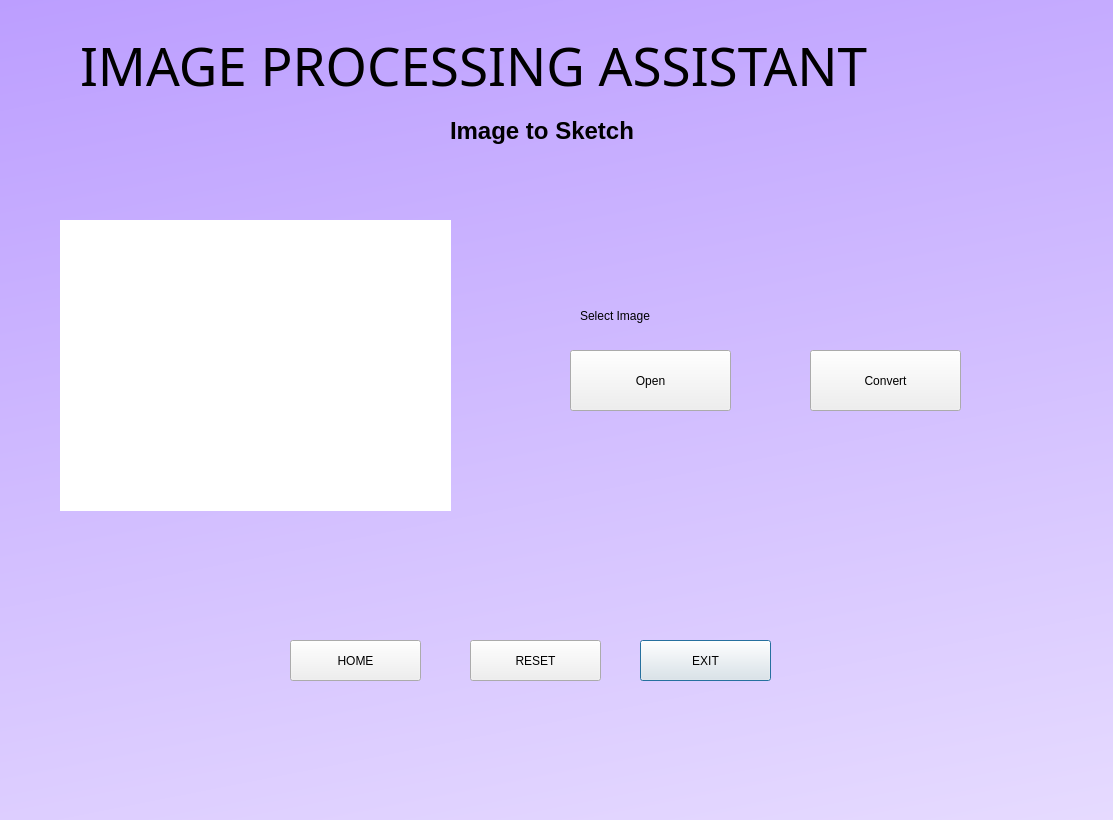
<?xml version="1.0" encoding="UTF-8"?>
<ui version="4.0">
 <class>Dialog</class>
 <widget class="QDialog" name="Dialog">
  <property name="geometry">
   <rect>
    <x>0</x>
    <y>0</y>
    <width>1113</width>
    <height>820</height>
   </rect>
  </property>
  <property name="windowTitle">
   <string>Dialog</string>
  </property>
  <widget class="QPushButton" name="exit">
   <property name="geometry">
    <rect>
     <x>640</x>
     <y>640</y>
     <width>131</width>
     <height>41</height>
    </rect>
   </property>
   <property name="styleSheet">
    <string notr="true"/>
   </property>
   <property name="text">
    <string>EXIT</string>
   </property>
  </widget>
  <widget class="QLabel" name="label">
   <property name="geometry">
    <rect>
     <x>450</x>
     <y>100</y>
     <width>351</width>
     <height>61</height>
    </rect>
   </property>
   <property name="font">
    <font>
     <pointsize>18</pointsize>
     <weight>75</weight>
     <bold>true</bold>
    </font>
   </property>
   <property name="mouseTracking">
    <bool>false</bool>
   </property>
   <property name="layoutDirection">
    <enum>Qt::LeftToRight</enum>
   </property>
   <property name="autoFillBackground">
    <bool>false</bool>
   </property>
   <property name="styleSheet">
    <string notr="true">border-radius:50px;</string>
   </property>
   <property name="text">
    <string>Image to Sketch</string>
   </property>
  </widget>
  <widget class="QPushButton" name="pushButton_8">
   <property name="geometry">
    <rect>
     <x>470</x>
     <y>640</y>
     <width>131</width>
     <height>41</height>
    </rect>
   </property>
   <property name="styleSheet">
    <string notr="true"/>
   </property>
   <property name="text">
    <string>RESET</string>
   </property>
  </widget>
  <widget class="QLabel" name="label_2">
   <property name="geometry">
    <rect>
     <x>80</x>
     <y>0</y>
     <width>1051</width>
     <height>131</height>
    </rect>
   </property>
   <property name="font">
    <font>
     <family>Cooper Black</family>
     <pointsize>40</pointsize>
     <weight>50</weight>
     <italic>false</italic>
     <bold>false</bold>
    </font>
   </property>
   <property name="mouseTracking">
    <bool>false</bool>
   </property>
   <property name="layoutDirection">
    <enum>Qt::LeftToRight</enum>
   </property>
   <property name="autoFillBackground">
    <bool>false</bool>
   </property>
   <property name="styleSheet">
    <string notr="true">border-radius:50px;
font: 40pt &quot;Cooper Black&quot;;


</string>
   </property>
   <property name="text">
    <string>IMAGE PROCESSING ASSISTANT</string>
   </property>
  </widget>
  <widget class="QPushButton" name="home">
   <property name="geometry">
    <rect>
     <x>290</x>
     <y>640</y>
     <width>131</width>
     <height>41</height>
    </rect>
   </property>
   <property name="styleSheet">
    <string notr="true">border-color: rgb(170, 0, 255);</string>
   </property>
   <property name="text">
    <string>HOME</string>
   </property>
  </widget>
  <widget class="QLabel" name="label_3">
   <property name="geometry">
    <rect>
     <x>580</x>
     <y>300</y>
     <width>421</width>
     <height>31</height>
    </rect>
   </property>
   <property name="styleSheet">
    <string notr="true">font: 12pt &quot;MS Shell Dlg 2&quot;;</string>
   </property>
   <property name="text">
    <string>Select Image</string>
   </property>
  </widget>
  <widget class="QPushButton" name="pushButton_11">
   <property name="geometry">
    <rect>
     <x>810</x>
     <y>350</y>
     <width>151</width>
     <height>61</height>
    </rect>
   </property>
   <property name="styleSheet">
    <string notr="true"/>
   </property>
   <property name="text">
    <string>Convert</string>
   </property>
  </widget>
  <widget class="QPushButton" name="pushButton_10">
   <property name="geometry">
    <rect>
     <x>570</x>
     <y>350</y>
     <width>161</width>
     <height>61</height>
    </rect>
   </property>
   <property name="styleSheet">
    <string notr="true"/>
   </property>
   <property name="text">
    <string>Open</string>
   </property>
  </widget>
  <widget class="QWidget" name="widget" native="true">
   <property name="geometry">
    <rect>
     <x>0</x>
     <y>0</y>
     <width>16777215</width>
     <height>831</height>
    </rect>
   </property>
   <property name="font">
    <font>
     <pointsize>8</pointsize>
    </font>
   </property>
   <property name="styleSheet">
    <string notr="true">background-color: qlineargradient(spread:pad, x1:0, y1:0, x2:1, y2:1, stop:0 rgba(188, 158, 255, 255), stop:1 rgba(255, 255, 255, 255));</string>
   </property>
   <widget class="QLabel" name="label_4">
    <property name="geometry">
     <rect>
      <x>60</x>
      <y>220</y>
      <width>391</width>
      <height>291</height>
     </rect>
    </property>
    <property name="styleSheet">
     <string notr="true">background-color: rgb(255, 255, 255);</string>
    </property>
    <property name="text">
     <string/>
    </property>
    <property name="scaledContents">
     <bool>true</bool>
    </property>
   </widget>
  </widget>
  <zorder>widget</zorder>
  <zorder>exit</zorder>
  <zorder>label</zorder>
  <zorder>pushButton_8</zorder>
  <zorder>label_2</zorder>
  <zorder>home</zorder>
  <zorder>label_3</zorder>
  <zorder>pushButton_11</zorder>
  <zorder>pushButton_10</zorder>
 </widget>
 <resources>
  <include location="image.qrc"/>
 </resources>
 <connections/>
</ui>
